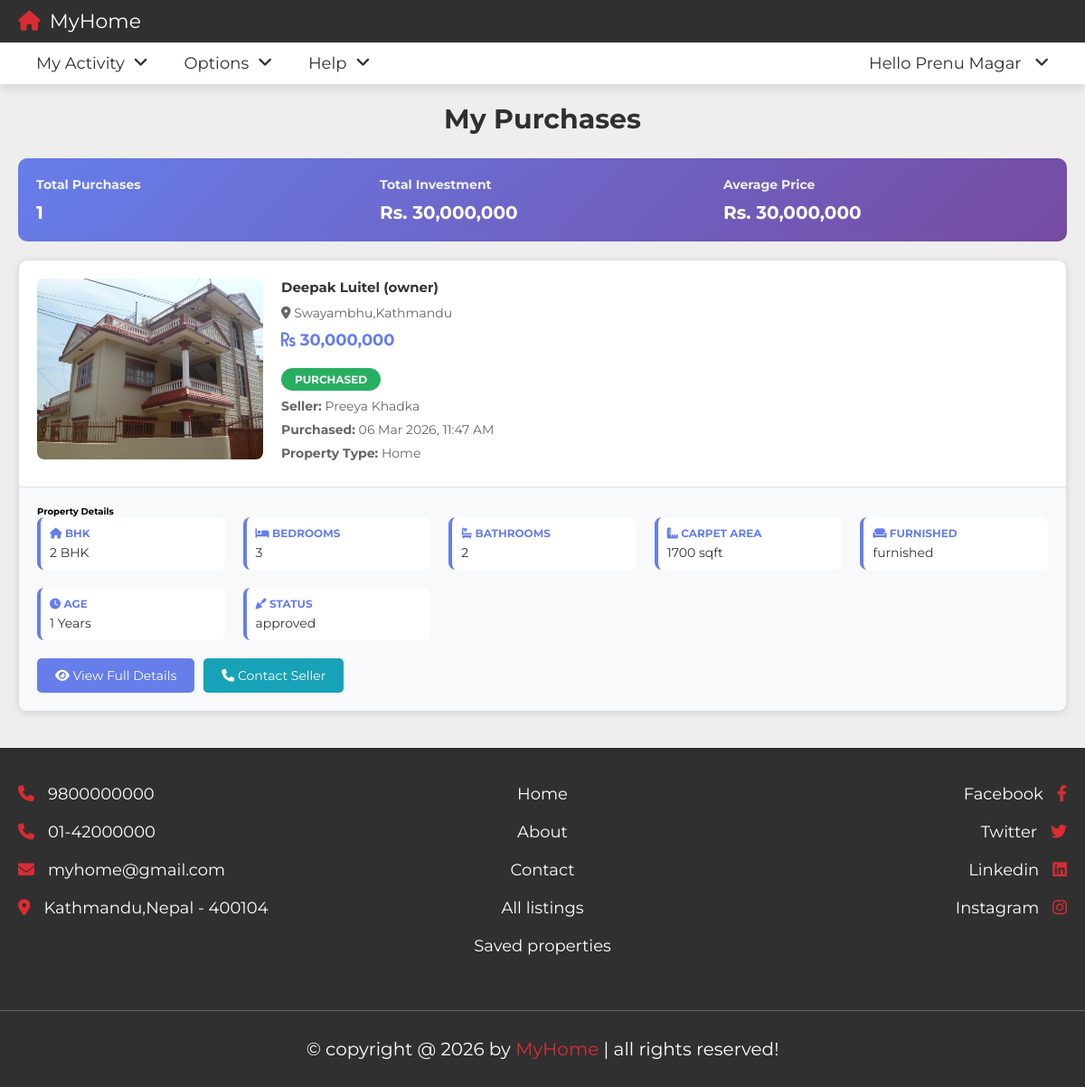
Screenshot of /view_purchases.php (signed in) with the database file from the repository.
### tables this page shows
CREATE TABLE `buyers` (
  `id` varchar(255) NOT NULL,
  `created_at` timestamp NOT NULL DEFAULT current_timestamp(),
  `name` varchar(255) DEFAULT NULL,
  `number` varchar(20) DEFAULT NULL,
  `email` varchar(255) DEFAULT NULL,
  `password` varchar(255) DEFAULT NULL
);

CREATE TABLE `purchases` (
  `id` varchar(20) NOT NULL,
  `buyer_id` varchar(20) NOT NULL,
  `seller_id` varchar(20) NOT NULL,
  `property_id` varchar(20) NOT NULL,
  `status` enum('pending','completed','cancelled') NOT NULL DEFAULT 'pending',
  `created_at` datetime NOT NULL DEFAULT current_timestamp()
);

CREATE TABLE `property` (
  `id` varchar(20) NOT NULL,
  `user_id` varchar(20) NOT NULL,
  `property_name` varchar(50) NOT NULL,
  `address` varchar(100) NOT NULL,
  `price` varchar(10) NOT NULL,
  `type` varchar(10) NOT NULL,
  `offer` varchar(10) NOT NULL,
  `status` enum('pending','approved','sold') NOT NULL DEFAULT 'pending',
  `property_condition` varchar(50) DEFAULT 'ready to move',
  `furnished` varchar(50) DEFAULT NULL,
  `bhk` varchar(20) DEFAULT NULL,
  `deposite` varchar(10) NOT NULL,
  `bedroom` int(11) DEFAULT NULL,
  `bathroom` int(11) DEFAULT NULL,
  `balcony` int(11) DEFAULT NULL,
  `carpet` varchar(50) DEFAULT NULL,
  `age` int(11) DEFAULT NULL,
  `total_floors` int(11) DEFAULT NULL,
  `room_floor` int(11) DEFAULT NULL,
  `loan` varchar(50) NOT NULL,
  `lift` varchar(3) NOT NULL DEFAULT 'no',
  `security_guard` varchar(3) NOT NULL DEFAULT 'no',
  `play_ground` varchar(3) NOT NULL DEFAULT 'no',
  `garden` varchar(3) NOT NULL DEFAULT 'no',
  `water_supply` varchar(3) NOT NULL DEFAULT 'no',
  `power_backup` varchar(3) NOT NULL DEFAULT 'no',
  `parking_area` varchar(3) NOT NULL DEFAULT 'no',
  `gym` varchar(3) NOT NULL DEFAULT 'no',
  `shopping_mall` varchar(3) NOT NULL DEFAULT 'no',
  `hospital` varchar(3) NOT NULL DEFAULT 'no',
  `school` varchar(3) NOT NULL DEFAULT 'no',
  `market_area` varchar(3) NOT NULL DEFAULT 'no',
  `image_01` varchar(50) NOT NULL,
  `image_02` varchar(50) NOT NULL,
  `image_03` varchar(50) NOT NULL,
  `image_04` varchar(50) NOT NULL,
  `image_05` varchar(50) NOT NULL,
  `description` varchar(1000) NOT NULL,
  `date` date NOT NULL DEFAULT current_timestamp(),
  `approved` tinyint(1) NOT NULL DEFAULT 0,
  `total_area` varchar(100) DEFAULT NULL,
  `road_access` varchar(100) DEFAULT NULL,
  `facing` varchar(100) DEFAULT NULL,
  `plot_shape` varchar(100) DEFAULT NULL,
  `ana` varchar(100) DEFAULT NULL,
  `ownership` varchar(100) DEFAULT NULL,
  `registration` varchar(100) DEFAULT NULL
);

CREATE TABLE `sellers` (
  `id` varchar(255) NOT NULL,
  `created_at` timestamp NOT NULL DEFAULT current_timestamp(),
  `name` varchar(255) DEFAULT NULL,
  `number` varchar(20) DEFAULT NULL,
  `email` varchar(255) DEFAULT NULL,
  `password` varchar(255) DEFAULT NULL
);

### view_purchases.php (the view, shortened to what this page needs)
<?php
include 'components/connect.php';
if(isset($_COOKIE['user_id'])){
    $user_id = $_COOKIE['user_id'];
} else {
    $user_id = '';
    header('location:login.php');
    exit();
}
?>
<!DOCTYPE html>
<html lang="en">
<head>
    <link rel="stylesheet" href="https://cdnjs.cloudflare.com/ajax/libs/font-awesome/6.2.0/css/all.min.css">
    <link rel="stylesheet" href="css/style.css">
</head>
<body>
<?php include 'components/user_header.php'; ?>
<section class="contact" style="padding: 2rem;">
<h1 class="heading">My Purchases</h1>
<?php
try {
    $select_purchases = $conn->prepare("
        SELECT
            p.id AS purchase_id,
            p.created_at,
            prop.*,
            s.name AS seller_name,
            s.id AS seller_user_id,
            s.number AS seller_number,
            s.email AS seller_email
        FROM purchases p
        JOIN property prop ON p.property_id = prop.id
        JOIN sellers s ON prop.user_id = s.id
        WHERE p.buyer_id = ?
          AND p.status = 'completed'
        ORDER BY p.created_at DESC
    ");
    $select_purchases->execute([$user_id]);
    if($select_purchases->rowCount() > 0){
        $total_spent = 0;
        $purchases = [];
        while($fetch = $select_purchases->fetch(PDO::FETCH_ASSOC)){
            $purchases[] = $fetch;
            $total_spent += (int)$fetch['price'];
        }
        echo '<div class="summary-section">
            <div class="summary-item">
                <h4>Total Purchases</h4>
                <div class="value">' . count($purchases) . '</div>
            </div>
            <div class="summary-item">
                <h4>Total Investment</h4>
                <div class="value">Rs. ' . number_format($total_spent) . '</div>
            </div>
            <div class="summary-item">
                <h4>Average Price</h4>
                <div class="value">Rs. ' . number_format($total_spent / count($purchases)) . '</div>
            </div>
        </div>';
        foreach($purchases as $property){
            $property_type = $property['type'];
            $seller_name = $property['seller_name'];
            $seller_id = $property['seller_user_id'];
            $purchase_date = $property['created_at'];
?>
<div class="purchase-card">
    <div class="purchase-card-header">
        <div class="purchase-image">
            <img src="uploaded_files/<?= htmlspecialchars($property['image_01']); ?>" alt="<?= htmlspecialchars($property['property_name']); ?>">
        </div>
        <div class="purchase-info">
            <div>
                <h3><?= htmlspecialchars($property['property_name']); ?></h3>
                <p><i class="fas fa-map-marker-alt"></i> <?= htmlspecialchars($property['address']); ?></p>
                <div class="purchase-price"><i class="fas fa-rupee-sign"></i> <?= number_format($property['price']); ?></div>
                <span class="purchase-badge">PURCHASED</span>
            </div>
            <div>
                <p><strong>Seller:</strong> <?= htmlspecialchars($seller_name); ?></p>
                <p><strong>Purchased:</strong> <?= date('d M Y, h:i A', strtotime($purchase_date)); ?></p>
                <p><strong>Property Type:</strong> <span style="text-transform: capitalize;"><?= htmlspecialchars($property_type); ?></span></p>
            </div>
        </div>
    </div>
    <div class="purchase-details">
        <h4 style="margin-top: 0;">Property Details</h4>
        <div class="details-grid">
            <?php if($property_type == 'home'){ ?>
                <?php if(!empty($property['bhk'])){ ?>
                    <div class="detail-item"><label><i class="fas fa-home"></i> BHK</label><value><?= $property['bhk']; ?> BHK</value></div>
                <?php } ?>
                <?php if(!empty($property['bedroom'])){ ?>
                    <div class="detail-item"><label><i class="fas fa-bed"></i> Bedrooms</label><value><?= $property['bedroom']; ?></value></div>
                <?php } ?>
                <?php if(!empty($property['bathroom'])){ ?>
                    <div class="detail-item"><label><i class="fas fa-bath"></i> Bathrooms</label><value><?= $property['bathroom']; ?></value></div>
                <?php } ?>
                <?php if(!empty($property['carpet'])){ ?>
                    <div class="detail-item"><label><i class="fas fa-ruler-combined"></i> Carpet Area</label><value><?= $property['carpet']; ?> sqft</value></div>
                <?php } ?>
                <?php if(!empty($property['furnished'])){ ?>
                    <div class="detail-item"><label><i class="fas fa-couch"></i> Furnished</label><value><?= htmlspecialchars($property['furnished']); ?></value></div>
                <?php } ?>
                <?php if(!empty($property['age'])){ ?>
                    <div class="detail-item"><label><i class="fas fa-clock"></i> Age</label><value><?= $property['age']; ?> Years</value></div>
                <?php } ?>
            <?php } ?>
            <div class="detail-item"><label><i class="fas fa-trowel"></i> Status</label><value><?= htmlspecialchars($property['status']); ?></value></div>
        </div>
        <div class="purchase-actions">
            <a href="view_property.php?get_id=<?= $property['id']; ?>" class="btn-small btn-view">
                <i class="fas fa-eye"></i> View Full Details
            </a>
            <a href="contact_seller.php?seller_id=<?= $seller_id; ?>&property_id=<?= $property['id']; ?>" class="btn-small btn-contact">
                <i class="fas fa-phone"></i> Contact Seller
            </a>
        </div>
    </div>
</div>
<?php
        }
    }
} catch(PDOException $e) {
    echo '<div class="empty-state"><p style="color: red;">Error loading purchases. Please try again later.</p></div>';
    error_log("Purchase query failed: " . $e->getMessage());
}
?>
</section>
<?php include 'components/footer.php'; ?>
</body>
</html>

### components/user_header.php (shortened to what this page needs)
<?php
$user_type = '';
$user_name = '';
if ($user_id != '') {
    $user_type = isset($_COOKIE['user_type']) ? $_COOKIE['user_type'] : '';
    if ($user_type == 'buyer') {
        $select_user = $conn->prepare("SELECT name FROM `buyers` WHERE id = ? LIMIT 1");
    } else {
        $select_user = $conn->prepare("SELECT name FROM `sellers` WHERE id = ? LIMIT 1");
    }
    $select_user->execute([$user_id]);
    if ($select_user->rowCount() > 0) {
        $fetch_user = $select_user->fetch(PDO::FETCH_ASSOC);
        $user_name = htmlspecialchars($fetch_user['name']);
    }
}
?>
<header class="header">
   <nav class="navbar nav-1">
      <section class="flex">
         <a href="home.php" class="logo"><i class="fas fa-house"></i>MyHome</a>
      </section>
   </nav>
   <nav class="navbar nav-2">
      <section class="flex">
         <div class="menu">
            <ul>
               <li><a href="#">
                  <?php if ($user_type == 'seller'): ?>
                     Property Manager<i class="fas fa-angle-down"></i>
                  <?php elseif ($user_type == 'buyer'): ?>
                     My Activity<i class="fas fa-angle-down"></i>
                  <?php else: ?>
                     Explore<i class="fas fa-angle-down"></i>
                  <?php endif; ?>
               </a>
               </li>
               <li><a href="#">Options<i class="fas fa-angle-down"></i></a>
               </li>
               <li><a href="#">Help<i class="fas fa-angle-down"></i></a>
               </li>
            </ul>
         </div>
         <ul>
            <li><a href="#">
               <?php if ($user_id != ''): ?>
                  Hello <?= $user_name; ?> <i class="fas fa-angle-down"></i>
               <?php else: ?>
                  Account <i class="fas fa-angle-down"></i>
               <?php endif; ?>
            </a>
            </li>
         </ul>
      </section>
   </nav>
</header>

### css/style.css (style rules this page uses)
:root { --main-color:#DA2C32; --light-color:#666; --light-bg:#eee; --white:#fff; --black:#303030; --border:.1rem solid var(--light-color); --box-shodow:0 .5rem 1rem rgba(0,0,0,.1); }
* { font-family: 'Montserrat', sans-serif; margin: 0; padding: 0; box-sizing: border-box; outline: none; border: none; text-decoration: none; }
html { font-size: 62.5%; overflow-x: hidden; scroll-behavior: smooth; scroll-padding-top: 10rem; }
body { background-color: var(--light-bg); }
section { padding: 3rem 2rem; max-width: 1200px; margin: 0 auto; }
.heading { text-align: center; padding-bottom: 2.5rem; font-size: 3rem; color: var(--black); text-transform: capitalize; }
.header { position: sticky; top: 0; left: 0; right: 0; z-index: 1000; box-shadow: var(--box-shodow); }
.header .navbar.nav-1 .flex { padding-top: 1rem; padding-bottom: 1rem; }
.header .navbar.nav-2 .flex { padding-top: 0; padding-bottom: 0; }
.header .navbar.nav-1 { background-color: var(--black); }
.header .navbar.nav-2 { background-color: var(--white); }
.header .navbar .flex { display: flex; align-items: center; justify-content: space-between; }
.header .navbar .flex .logo { font-size: 2.2rem; color: var(--white); }
.header .navbar .flex .logo i { color: var(--main-color); margin-right: 1rem; }
.header .navbar .flex ul { list-style: none; }
.header .navbar .flex ul li { float: left; position: relative; }
.header .navbar .flex ul li a { display: inline-block; padding: 1.2rem 2rem; font-size: 1.8rem; color: var(--black); background-color: var(--white); }
.header .navbar .flex ul li a i { margin-left: 1rem; }

### view_purchases.php (style rules this page uses)
.purchase-card { background: white; border: 1px solid #ddd; border-radius: 10px; overflow: hidden; margin-bottom: 2rem; box-shadow: 0 2px 8px rgba(0,0,0,0.1); transition: transform 0.3s ease, box-shadow 0.3s ease; }
.purchase-card-header { display: grid; grid-template-columns: 250px 1fr; gap: 2rem; padding: 2rem; }
.purchase-image { width: 100%; height: 200px; border-radius: 8px; overflow: hidden; }
.purchase-image img { width: 100%; height: 100%; object-fit: cover; }
.purchase-info { display: flex; flex-direction: column; justify-content: space-between; }
.purchase-info h3 { margin: 0 0 10px 0; color: #333; font-size: 1.5rem; }
.purchase-info p { margin: 8px 0; color: #666; font-size: 14px; }
.purchase-price { font-size: 1.8rem; color: #667eea; font-weight: bold; margin: 10px 0; }
.purchase-badge { display: inline-block; background: #27ae60; color: white; padding: 5px 15px; border-radius: 50px; font-size: 12px; font-weight: bold; margin-top: 10px; }
.purchase-details { background: #f8f9fa; padding: 2rem; border-top: 1px solid #ddd; }
.details-grid { display: grid; grid-template-columns: repeat(auto-fit, minmax(200px, 1fr)); gap: 2rem; }
.detail-item { padding: 1rem; background: white; border-radius: 8px; border-left: 4px solid #667eea; }
.detail-item label { font-weight: bold; color: #667eea; font-size: 12px; text-transform: uppercase; }
.detail-item value { display: block; margin-top: 5px; color: #333; font-size: 14px; }
.purchase-actions { display: flex; gap: 10px; margin-top: 20px; }
.btn-small { padding: 10px 20px; border: none; border-radius: 5px; cursor: pointer; text-decoration: none; font-size: 14px; transition: all 0.3s ease; }
.btn-view { background: #667eea; color: white; }
.btn-contact { background: #17a2b8; color: white; }
.summary-section { background: linear-gradient(135deg, #667eea 0%, #764ba2 100%); color: white; padding: 2rem; border-radius: 10px; margin-bottom: 2rem; display: grid; grid-template-columns: repeat(auto-fit, minmax(200px, 1fr)); gap: 2rem; }
.summary-item h4 { margin: 0 0 10px 0; opacity: 0.9; font-size: 14px; }
.summary-item .value { font-size: 2rem; font-weight: bold; }

### rows the page displays
buyers: name "Prenu Magar"
purchases: property.image_01 (picture), property.property_name "Deepak Luitel (owner)", property.address "Swayambhu,Kathmandu", property.price "30,000,000", seller.name "Preeya Khadka", created_at "06 Mar 2026, 11:47 AM", property.type "Home", property.bhk "2", property.bedroom "3", property.bathroom "2", property.carpet "1700", property.furnished "furnished", property.age "1", property.status "approved"

### other values shown
count($purchases) "1"
$total_spent "30,000,000"
$total_spent / count($purchases) "30,000,000"
